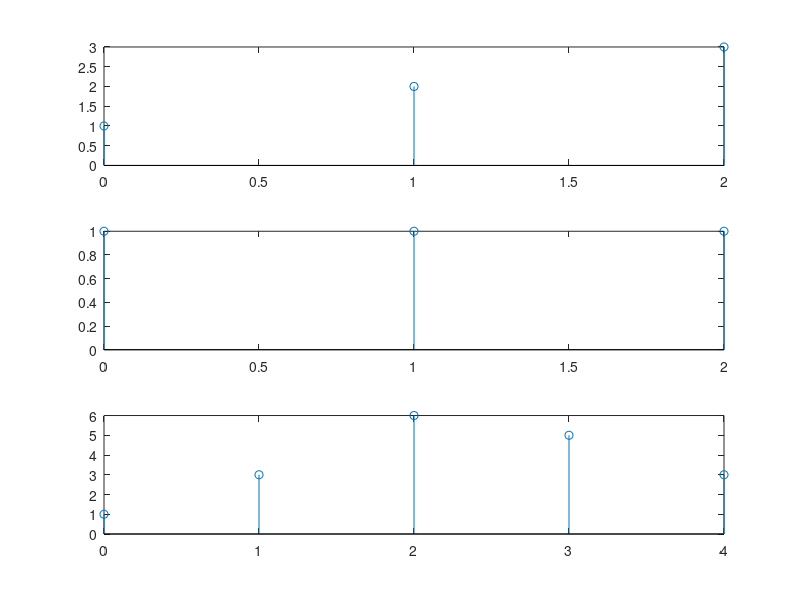

The MATLAB script that drew this image:
close all;
clc

x = [1 2 3]
h = [1 1 1]
y = conv(x,h)

n_x = 0:length(x)-1;
n_h = 0:length(h)-1;
n_y = 0:length(y)-1;

figure;
subplot(311)
stem(n_x,x)% input 1 2 3
subplot(312)
stem(n_h,h)% impulse response 1 1 1
subplot(313)
stem(n_y,y)% convoluted 

% exam, x= {1 2 3 4 5 6} nx = [-3:2]
% h = {2 3 6 4 5 7} nh = [-x:3]

nx = [-3:2]
nh = [-x:3]
kmin = x(1)+h(1)
kmax = x(end)+h(end)
ny = kmin:kmax

% report of convolution 
